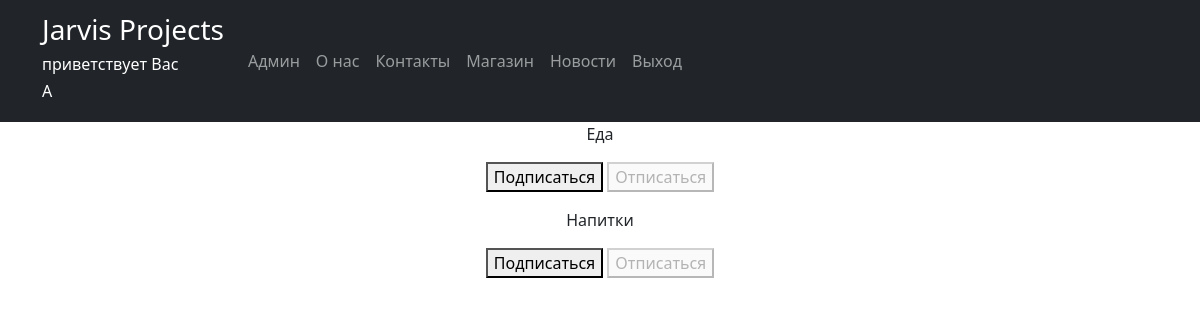
Screenshot of /store/products/subscriptions/ (signed in) with the database file from the repository.
### store/models.py (models this page shows, shortened)
class Category(models.Model):
    name = models.CharField(max_length=100, null=True, unique=True, verbose_name='Название')
    class Meta:
        verbose_name = 'Категория'
        verbose_name_plural = 'Категории'
        ordering = ['name']

### store/views.py (the view, shortened to what this page needs)
# urls.py: path('products/subscriptions/', subscriptions, name='subscriptions',),
@login_required
@csrf_protect
def subscriptions(request):
    categories_with_subscriptions = Category.objects.annotate(
        user_subscribed=Exists(
            Subscription.objects.filter(user=request.user, category=OuterRef('pk'),)
        )
    ).order_by('name')
    return render(request, 'store/templates/store/subscriptions.html', {'categories': categories_with_subscriptions},)

### store/templates/store/subscriptions.html (shortened to what this page needs)
{% extends 'flatpages/default.html' %}
{% block content %}
{% for category in categories %}
<p>
    {{ category.name }}
<form method="post">
    {% if category.user_subscribed %}
    <button disabled>Подписаться</button>
    <button name="action" value="unsubscribe">Отписаться</button>
    {% else %}
    <button name="action" value="subscribe">Подписаться</button>
    <button disabled>Отписаться</button>
    {% endif %}
</form>
</p>
{% endfor %}
{% endblock content %}

### templates/flatpages/default.html (shortened to what this page needs)
<!DOCTYPE html>
<html lang="en">
    <head>
        {% load static %}
        <link href="{% static 'css/styles.css' %}" rel="stylesheet" />
    </head>
    <body>
        <nav class="navbar navbar-expand-lg navbar-dark bg-dark static-top">
            <div class="container">
                <a class="navbar-brand" href="#"><h3>Jarvis Projects</h3>
                    <h6>приветствует Вас</h6>
                    <h6>{{ user.username }}</h6></a>
                <div class="collapse navbar-collapse" id="navbarResponsive">
                    <ul class="navbar-nav ml-auto">
                        <li class="nav-item active">
                            <a class="nav-link" href="/admin">Админ
                            </a>
                        </li>
                        <li class="nav-item">
                            <a class="nav-link" href="/">О нас</a>
                        </li>
                        <li class="nav-item">
                            <a class="nav-link" href="/contacts/">Контакты</a>
                        </li>
                        <li class="nav-item">
                            <a class="nav-link" href="/store/products/">Магазин</a>
                        </li>
                        <li class="nav-item">
                            <a class="nav-link" href="/newsportal/posts/">Новости</a>
                        </li>
                        {% if user.is_authenticated %}
                        <li class="nav-item">
                            <form method="post" action="{% url 'logout' %}">
                                <button type="submit" class="nav-link" style="background-color: transparent; border: none; cursor: pointer;">Выход</button>
                            </form>
                        </li>
                        {% endif %}
                    </ul>
                </div>
            </div>
        </nav>
        <div class="container">
            <div class="row">
                <div class="col-lg-12 text-center">
                    {% block content %}{% endblock content %}
                </div>
            </div>
         </div>
    </body>
</html>

### rows the page displays
Category: name "Еда", shows "Подписаться"
Category: name "Напитки", shows "Подписаться"

### other values shown
{{ user.username }} "A"
